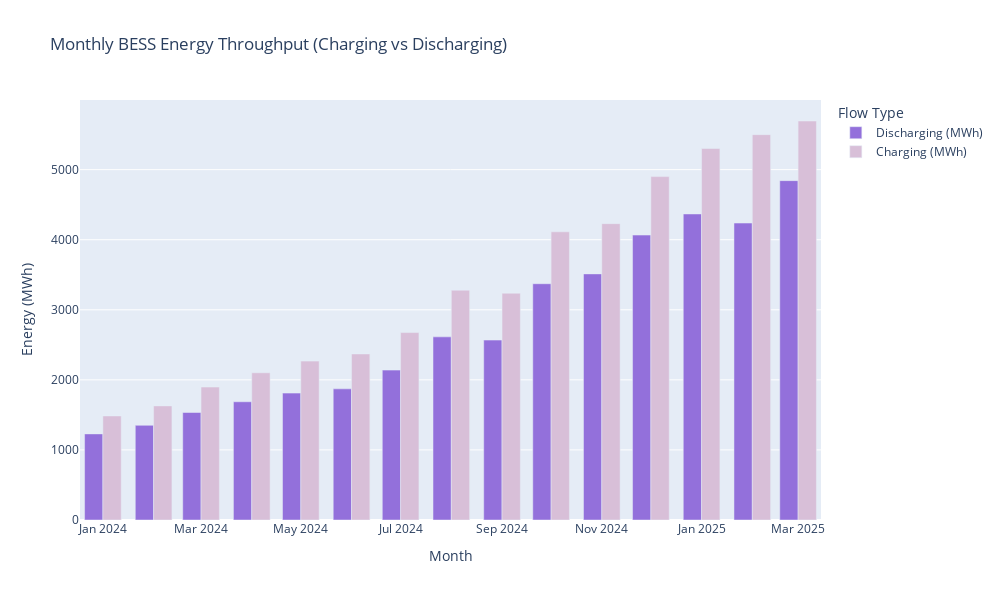

Here is the notebook cell this chart was saved with:
### Code cell
import pandas as pd
import plotly.graph_objects as go

# === Load the data ===
file_path = r"C:\Users\amina.talipova\Desktop\ercot\datasets\BESS_combined.csv"
df = pd.read_csv(file_path)

# === Parse datetime and preprocess ===
df['time_utc'] = pd.to_datetime(df['time_utc'], errors='coerce')
df = df.dropna(subset=['time_utc'])

df['Month'] = df['time_utc'].dt.to_period('M').dt.to_timestamp()

# === Monthly aggregation ===
monthly_df = df.groupby('Month')[['total_charging', 'total_discharging']].sum().reset_index()
monthly_df['Charging_MWh'] = monthly_df['total_charging'].abs() / 1000
monthly_df['Discharging_MWh'] = monthly_df['total_discharging'] / 1000

# === Plot ===
fig = go.Figure()

fig.add_trace(go.Bar(
    x=monthly_df['Month'],
    y=monthly_df['Discharging_MWh'],
    name='Discharging (MWh)',
    marker_color='mediumpurple'
))

fig.add_trace(go.Bar(
    x=monthly_df['Month'],
    y=monthly_df['Charging_MWh'],
    name='Charging (MWh)',
    marker_color='thistle'
))

fig.update_layout(
    barmode='group',  # SIDE BY SIDE
    title='Monthly BESS Energy Throughput (Charging vs Discharging)',
    xaxis_title='Month',
    yaxis_title='Energy (MWh)',
    legend_title='Flow Type',
    height=600,
    width=1000
)

fig.show()

### Figure 1 — Plotly figure (JSON) as saved in the notebook; plotly's stock layout.template omitted (floating-point values rounded to 4 significant figures)
{"data": [{"marker": {"color": "mediumpurple"}, "name": "Discharging (MWh)", "type": "bar", "x": ["2024-01-01T00:00:00.000000000", "2024-02-01T00:00:00.000000000", "2024-03-01T00:00:00.000000000", "2024-04-01T00:00:00.000000000", "2024-05-01T00:00:00.000000000", "2024-06-01T00:00:00.000000000", "2024-07-01T00:00:00.000000000", "2024-08-01T00:00:00.000000000", "2024-09-01T00:00:00.000000000", "2024-10-01T00:00:00.000000000", "2024-11-01T00:00:00.000000000", "2024-12-01T00:00:00.000000000", "2025-01-01T00:00:00.000000000", "2025-02-01T00:00:00.000000000", "2025-03-01T00:00:00.000000000"], "y": [1229.0, 1351.0, 1534.0, 1687.0, 1811.0, 1872.0, 2139.0, 2614.0, 2568.0, 3372.0, 3513.0, 4066.0, 4368.0, 4238.0, 4843.0]}, {"marker": {"color": "thistle"}, "name": "Charging (MWh)", "type": "bar", "x": ["2024-01-01T00:00:00.000000000", "2024-02-01T00:00:00.000000000", "2024-03-01T00:00:00.000000000", "2024-04-01T00:00:00.000000000", "2024-05-01T00:00:00.000000000", "2024-06-01T00:00:00.000000000", "2024-07-01T00:00:00.000000000", "2024-08-01T00:00:00.000000000", "2024-09-01T00:00:00.000000000", "2024-10-01T00:00:00.000000000", "2024-11-01T00:00:00.000000000", "2024-12-01T00:00:00.000000000", "2025-01-01T00:00:00.000000000", "2025-02-01T00:00:00.000000000", "2025-03-01T00:00:00.000000000"], "y": [1485.0, 1628.0, 1898.0, 2102.0, 2267.0, 2370.0, 2675.0, 3280.0, 3236.0, 4113.0, 4230.0, 4901.0, 5302.0, 5500.0, 5694.0]}], "layout": {"barmode": "group", "height": 600, "legend": {"title": {"text": "Flow Type"}}, "title": {"text": "Monthly BESS Energy Throughput (Charging vs Discharging)"}, "width": 1000, "xaxis": {"title": {"text": "Month"}}, "yaxis": {"title": {"text": "Energy (MWh)"}}}}
